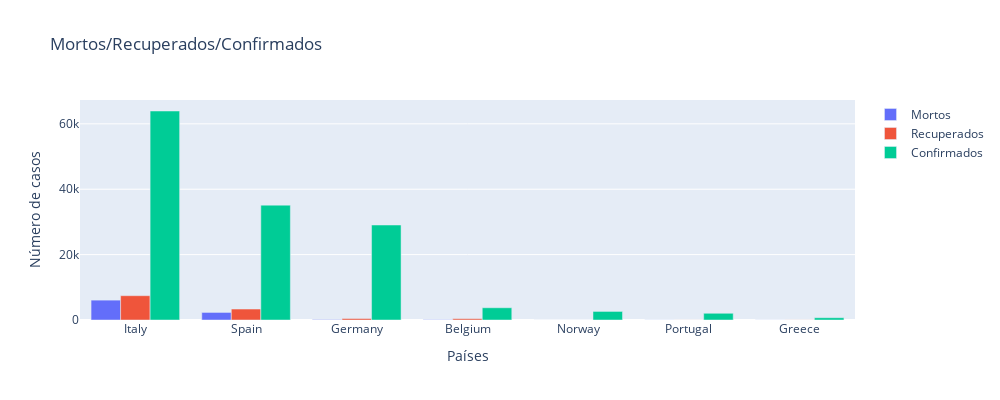

The cell this chart's notebook holds for it:
### Code cell
temp = full_table.loc[full_table.Date == full_table.Date.max()]
temp = temp.groupby(['Country/Region'])['Confirmed', 'Deaths', 'Recovered'].sum().sort_values('Confirmed',ascending=False)


europa = ['Italy', 'France', 'Germany', 'Spain', 'Belgium', 'Norway','Greece',  'Portugal']

temp=temp.reset_index()
temp=temp.loc[temp['Country/Region'].isin(europa)]


import plotly.graph_objects as go

layout = go.Layout(height=400,width=1000)

fig = go.Figure(data=[
    go.Bar(name='Mortos', x=temp['Country/Region'], y=temp['Deaths']),
    go.Bar(name='Recuperados', x=temp['Country/Region'], y=temp['Recovered']),
    go.Bar(name='Confirmados', x=temp['Country/Region'], y=temp['Confirmed']),
],layout=layout)

fig.update_layout(
    title="Mortos/Recuperados/Confirmados",
    xaxis_title="Países",
    yaxis_title="Número de casos",
)
fig.show()

### Figure 1 — Plotly figure (JSON) as saved in the notebook; plotly's stock layout.template omitted (floating-point values rounded to 4 significant figures)
{"data": [{"name": "Mortos", "type": "bar", "x": ["Italy", "Spain", "Germany", "Belgium", "Norway", "Portugal", "Greece"], "y": [6077, 2311, 123, 88, 10, 23, 17]}, {"name": "Recuperados", "type": "bar", "x": ["Italy", "Spain", "Germany", "Belgium", "Norway", "Portugal", "Greece"], "y": [7432, 3355, 453, 401, 6, 14, 29]}, {"name": "Confirmados", "type": "bar", "x": ["Italy", "Spain", "Germany", "Belgium", "Norway", "Portugal", "Greece"], "y": [63927, 35136, 29056, 3743, 2621, 2060, 695]}], "layout": {"height": 400, "title": {"text": "Mortos/Recuperados/Confirmados"}, "width": 1000, "xaxis": {"autorange": true, "range": [-0.5, 6.5], "title": {"text": "Países"}, "type": "category"}, "yaxis": {"autorange": true, "range": [0, 67290.0], "title": {"text": "Número de casos"}, "type": "linear"}}}
